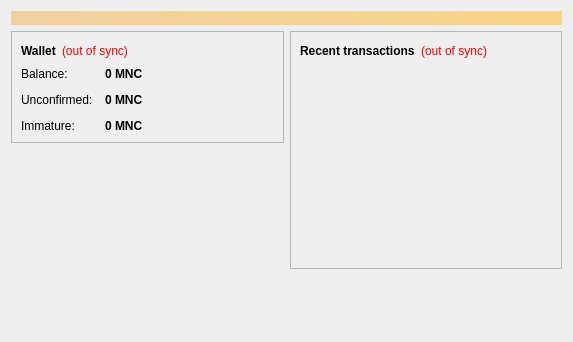
<?xml version="1.0" encoding="UTF-8"?>
<ui version="4.0">
 <class>OverviewPage</class>
 <widget class="QWidget" name="OverviewPage">
  <property name="geometry">
   <rect>
    <x>0</x>
    <y>0</y>
    <width>573</width>
    <height>342</height>
   </rect>
  </property>
  <property name="windowTitle">
   <string>Form</string>
  </property>
  <layout class="QVBoxLayout" name="topLayout">
   <item>
    <widget class="QLabel" name="labelAlerts">
     <property name="visible">
      <bool>false</bool>
     </property>
     <property name="styleSheet">
      <string notr="true">background-color: qlineargradient(x1: 0, y1: 0, x2: 1, y2: 0, stop:0 #F0D0A0, stop:1 #F8D488); color:#000000;</string>
     </property>
     <property name="wordWrap">
      <bool>true</bool>
     </property>
     <property name="margin">
      <number>3</number>
     </property>
    </widget>
   </item>
   <item>
    <layout class="QHBoxLayout" name="horizontalLayout" stretch="1,1">
     <item>
      <layout class="QVBoxLayout" name="verticalLayout_2">
       <item>
        <widget class="QFrame" name="frame">
         <property name="frameShape">
          <enum>QFrame::StyledPanel</enum>
         </property>
         <property name="frameShadow">
          <enum>QFrame::Raised</enum>
         </property>
         <layout class="QVBoxLayout" name="verticalLayout_4">
          <item>
           <layout class="QHBoxLayout" name="horizontalLayout_4">
            <item>
             <widget class="QLabel" name="label_5">
              <property name="font">
               <font>
                <weight>75</weight>
                <bold>true</bold>
               </font>
              </property>
              <property name="text">
               <string>Wallet</string>
              </property>
             </widget>
            </item>
            <item>
             <widget class="QLabel" name="labelWalletStatus">
              <property name="toolTip">
               <string>The displayed information may be out of date. Your wallet automatically synchronizes with the Mendeleycoin network after a connection is established, but this process has not completed yet.</string>
              </property>
              <property name="styleSheet">
               <string notr="true">QLabel { color: red; }</string>
              </property>
              <property name="text">
               <string notr="true">(out of sync)</string>
              </property>
              <property name="alignment">
               <set>Qt::AlignLeading|Qt::AlignLeft|Qt::AlignVCenter</set>
              </property>
             </widget>
            </item>
            <item>
             <spacer name="horizontalSpacer_2">
              <property name="orientation">
               <enum>Qt::Horizontal</enum>
              </property>
              <property name="sizeHint" stdset="0">
               <size>
                <width>40</width>
                <height>20</height>
               </size>
              </property>
             </spacer>
            </item>
           </layout>
          </item>
          <item>
           <layout class="QFormLayout" name="formLayout_2">
            <property name="fieldGrowthPolicy">
             <enum>QFormLayout::AllNonFixedFieldsGrow</enum>
            </property>
            <property name="horizontalSpacing">
             <number>12</number>
            </property>
            <property name="verticalSpacing">
             <number>12</number>
            </property>
            <item row="0" column="0">
             <widget class="QLabel" name="label">
              <property name="text">
               <string>Balance:</string>
              </property>
             </widget>
            </item>
            <item row="0" column="1">
             <widget class="QLabel" name="labelBalance">
              <property name="font">
               <font>
                <weight>75</weight>
                <bold>true</bold>
               </font>
              </property>
              <property name="cursor">
               <cursorShape>IBeamCursor</cursorShape>
              </property>
              <property name="toolTip">
               <string>Your current balance</string>
              </property>
              <property name="text">
               <string notr="true">0 MNC</string>
              </property>
              <property name="textInteractionFlags">
               <set>Qt::LinksAccessibleByMouse|Qt::TextSelectableByKeyboard|Qt::TextSelectableByMouse</set>
              </property>
             </widget>
            </item>
            <item row="1" column="0">
             <widget class="QLabel" name="label_3">
              <property name="text">
               <string>Unconfirmed:</string>
              </property>
             </widget>
            </item>
            <item row="1" column="1">
             <widget class="QLabel" name="labelUnconfirmed">
              <property name="font">
               <font>
                <weight>75</weight>
                <bold>true</bold>
               </font>
              </property>
              <property name="cursor">
               <cursorShape>IBeamCursor</cursorShape>
              </property>
              <property name="toolTip">
               <string>Total of transactions that have yet to be confirmed, and do not yet count toward the current balance</string>
              </property>
              <property name="text">
               <string notr="true">0 MNC</string>
              </property>
              <property name="textInteractionFlags">
               <set>Qt::LinksAccessibleByMouse|Qt::TextSelectableByKeyboard|Qt::TextSelectableByMouse</set>
              </property>
             </widget>
            </item>
            <item row="2" column="0">
             <widget class="QLabel" name="labelImmatureText">
              <property name="text">
               <string>Immature:</string>
              </property>
             </widget>
            </item>
            <item row="2" column="1">
             <widget class="QLabel" name="labelImmature">
              <property name="font">
               <font>
                <weight>75</weight>
                <bold>true</bold>
               </font>
              </property>
              <property name="toolTip">
               <string>Mined balance that has not yet matured</string>
              </property>
              <property name="text">
               <string notr="true">0 MNC</string>
              </property>
              <property name="textInteractionFlags">
               <set>Qt::LinksAccessibleByMouse|Qt::TextSelectableByKeyboard|Qt::TextSelectableByMouse</set>
              </property>
             </widget>
            </item>
           </layout>
          </item>
         </layout>
        </widget>
       </item>
       <item>
        <spacer name="verticalSpacer">
         <property name="orientation">
          <enum>Qt::Vertical</enum>
         </property>
         <property name="sizeHint" stdset="0">
          <size>
           <width>20</width>
           <height>40</height>
          </size>
         </property>
        </spacer>
       </item>
      </layout>
     </item>
     <item>
      <layout class="QVBoxLayout" name="verticalLayout_3">
       <item>
        <widget class="QFrame" name="frame_2">
         <property name="frameShape">
          <enum>QFrame::StyledPanel</enum>
         </property>
         <property name="frameShadow">
          <enum>QFrame::Raised</enum>
         </property>
         <layout class="QVBoxLayout" name="verticalLayout">
          <item>
           <layout class="QHBoxLayout" name="horizontalLayout_2">
            <item>
             <widget class="QLabel" name="label_4">
              <property name="text">
               <string>&lt;b&gt;Recent transactions&lt;/b&gt;</string>
              </property>
             </widget>
            </item>
            <item>
             <widget class="QLabel" name="labelTransactionsStatus">
              <property name="toolTip">
               <string>The displayed information may be out of date. Your wallet automatically synchronizes with the Mendeleycoin network after a connection is established, but this process has not completed yet.</string>
              </property>
              <property name="styleSheet">
               <string notr="true">QLabel { color: red; }</string>
              </property>
              <property name="text">
               <string notr="true">(out of sync)</string>
              </property>
              <property name="alignment">
               <set>Qt::AlignRight|Qt::AlignTrailing|Qt::AlignVCenter</set>
              </property>
             </widget>
            </item>
            <item>
             <spacer name="horizontalSpacer">
              <property name="orientation">
               <enum>Qt::Horizontal</enum>
              </property>
              <property name="sizeHint" stdset="0">
               <size>
                <width>40</width>
                <height>20</height>
               </size>
              </property>
             </spacer>
            </item>
           </layout>
          </item>
          <item>
           <widget class="QListView" name="listTransactions">
            <property name="styleSheet">
             <string notr="true">QListView { background: transparent; }</string>
            </property>
            <property name="frameShape">
             <enum>QFrame::NoFrame</enum>
            </property>
            <property name="verticalScrollBarPolicy">
             <enum>Qt::ScrollBarAlwaysOff</enum>
            </property>
            <property name="horizontalScrollBarPolicy">
             <enum>Qt::ScrollBarAlwaysOff</enum>
            </property>
            <property name="selectionMode">
             <enum>QAbstractItemView::NoSelection</enum>
            </property>
           </widget>
          </item>
         </layout>
        </widget>
       </item>
       <item>
        <spacer name="verticalSpacer_2">
         <property name="orientation">
          <enum>Qt::Vertical</enum>
         </property>
         <property name="sizeHint" stdset="0">
          <size>
           <width>20</width>
           <height>40</height>
          </size>
         </property>
        </spacer>
       </item>
      </layout>
     </item>
    </layout>
   </item>
  </layout>
 </widget>
 <resources/>
 <connections/>
</ui>
